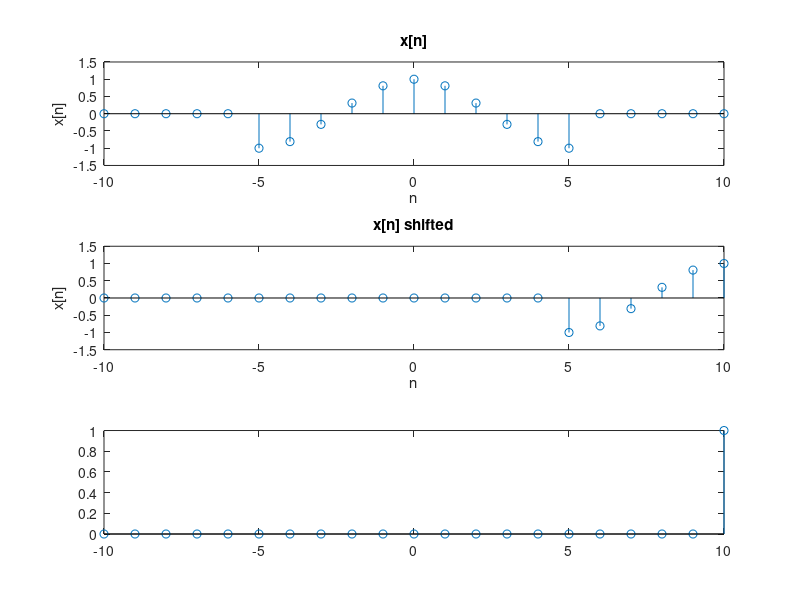

The MATLAB script that drew this image:
close all
clear 
clc

n = -10:10;
xsin = cos([-5:5]*pi/5);
x = [zeros(1,5) xsin zeros(1,5)];

for i = 1:length(n)
    subplot(3,1,1)
    stem(n,x)
    title('x[n]')
    xlabel('n')
    ylabel('x[n]')
    axis([-10 10 -1.5 1.5])

    subplot(3,1,2)
    x_pad = [zeros(1,15) xsin zeros(1,15)];
    x_shift = x_pad(21-i+1:length(x_pad)-i+1);
    stem(n,x_shift)
    title(sprintf('x[n] shifted'))
    xlabel('n')
    ylabel('x[n]')
    axis([-10 10 -1.5 1.5])
    
    subplot(3,1,3)
    ac = zeros(1,21);
    ac(i) = sum(x.*x_shift);
    stem(n,ac)
    

%     pause;
end